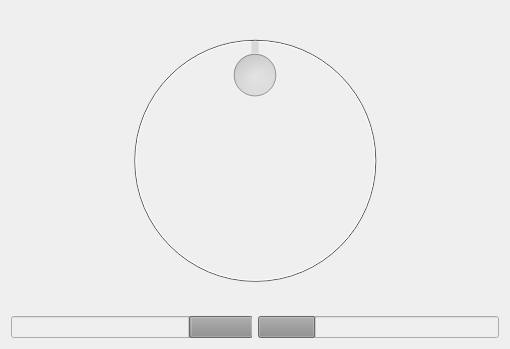
<?xml version="1.0" encoding="UTF-8"?>
<ui version="4.0">
 <class>MainWindow</class>
 <widget class="QMainWindow" name="MainWindow">
  <property name="enabled">
   <bool>false</bool>
  </property>
  <property name="geometry">
   <rect>
    <x>0</x>
    <y>0</y>
    <width>510</width>
    <height>349</height>
   </rect>
  </property>
  <property name="windowTitle">
   <string>MainWindow</string>
  </property>
  <widget class="QWidget" name="centralWidget">
   <property name="enabled">
    <bool>false</bool>
   </property>
   <layout class="QVBoxLayout" name="verticalLayout">
    <item>
     <widget class="QDial" name="dial">
      <property name="enabled">
       <bool>false</bool>
      </property>
      <property name="minimum">
       <number>-100</number>
      </property>
      <property name="maximum">
       <number>100</number>
      </property>
     </widget>
    </item>
    <item>
     <layout class="QHBoxLayout" name="horizontalLayout">
      <item>
       <widget class="QProgressBar" name="progressBar_2">
        <property name="layoutDirection">
         <enum>Qt::LeftToRight</enum>
        </property>
        <property name="autoFillBackground">
         <bool>true</bool>
        </property>
        <property name="minimum">
         <number>-100</number>
        </property>
        <property name="maximum">
         <number>0</number>
        </property>
        <property name="value">
         <number>-75</number>
        </property>
        <property name="textVisible">
         <bool>false</bool>
        </property>
        <property name="invertedAppearance">
         <bool>true</bool>
        </property>
       </widget>
      </item>
      <item>
       <widget class="QProgressBar" name="progressBar">
        <property name="value">
         <number>24</number>
        </property>
        <property name="textVisible">
         <bool>false</bool>
        </property>
       </widget>
      </item>
     </layout>
    </item>
   </layout>
  </widget>
 </widget>
 <layoutdefault spacing="6" margin="11"/>
 <resources/>
 <connections>
  <connection>
   <sender>dial</sender>
   <signal>sliderMoved(int)</signal>
   <receiver>progressBar</receiver>
   <slot>setValue(int)</slot>
   <hints>
    <hint type="sourcelabel">
     <x>254</x>
     <y>163</y>
    </hint>
    <hint type="destinationlabel">
     <x>254</x>
     <y>333</y>
    </hint>
   </hints>
  </connection>
  <connection>
   <sender>dial</sender>
   <signal>sliderMoved(int)</signal>
   <receiver>progressBar_2</receiver>
   <slot>setValue(int)</slot>
   <hints>
    <hint type="sourcelabel">
     <x>254</x>
     <y>89</y>
    </hint>
    <hint type="destinationlabel">
     <x>129</x>
     <y>259</y>
    </hint>
   </hints>
  </connection>
 </connections>
</ui>
